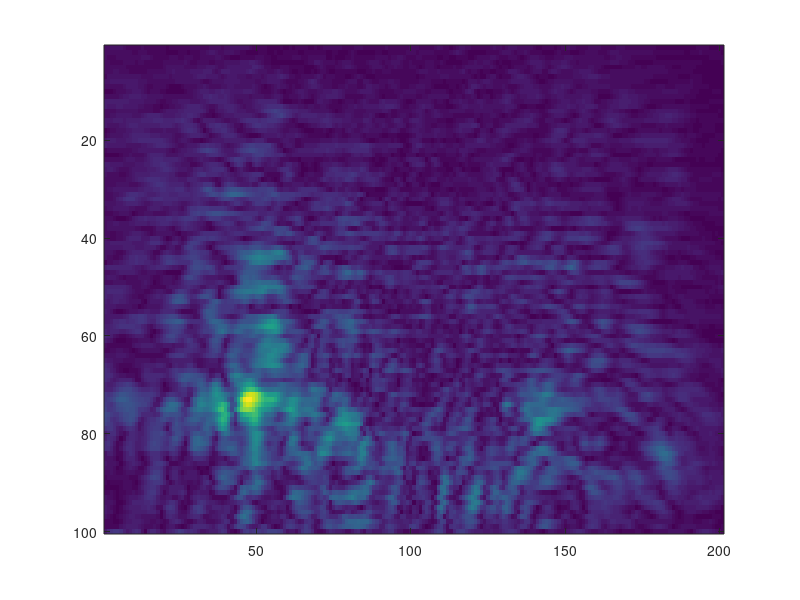

Reproduce this figure in MATLAB. (Note: this script raises an error after producing the figure.)
clear
close all
clc
tic;

%% load data

addpath('utils');
data=load('sardata.mat');data=data.sardata;
sarData=data.range_slice;figure;imagesc(abs(sarData));    %range slice echo
xyz=data.slice_xyz;                                       %dx dy and distance z0
params=data.params;

%% imaging parameters

dx=xyz.dx;
dy=xyz.dy;                        % Sampling interval at x,y axis in mm
z0=xyz.distance;                  %distance of radar and target at mm
f0=params.f0;                     % start frequency
c=params.c;                       % speed of light
fslope=params.fslope;             % Slope const (Hz/sec)
fs=params.fs;                     % Sampling rate (sps)
num_sample=params.num_sample;     % Number of sampling points at z axis
nFFTspace=params.nFFTspace;       % Number of FFT points for wave-domain

k = 2*pi*f0/c;                    %wave number
imSize =400;                      %image size at mm
amplitude=-40;                    % amplitude of [-40,0] dB after normalization

%% mask of different sparse sampling

[M,N]= size(sarData);mask=zeros(M,N);truncated_L=floor(N/2);
% uniform row undersample
% masknum=4;mask([1:masknum:M],:)=1;     

% 30% non-uniform row undersample
mask([1,3,10,12,16,20,25,26,30,32,36,39,44,48,50,52,57,61,66,68,70,72,75,79,82,84,87,88,93,97],:)=1;

%sarData=sarData.*mask;figure;imagesc(abs(sarData));     % mask
fprintf('percent=%.6f\n',nnz(sarData)/numel(sarData));  % percent
maxMod=max(abs(sarData(:)));sarData=sarData/maxMod;     %normalization

%% Truncated-DCT  (TD)

sarData=TD(sarData,truncated_L);
figure;imagesc(abs(sarData));

%% Matrix Completion  (TVecA/TCTA)

% proposed TVecA        
% R=80;   % pencil parameter
% mu=2;           %penalty parameter
% e_rank=R/4;     %e_rank
% K=30;           %iterations
% sarData=TVecA(sarData,R,mu,K,e_rank);

% proposed TCTA
% P=10;  % pencil parameter
% Q=P;            % pencil parameter
% mu=2;           %penalty parameter
% e_rank=P+Q;     %e_rank 
% K=30;           %iterations
% sarData=TCTA(sarData,P,Q,mu,K,e_rank);

figure;imagesc(abs(sarData));

%% zero-padding and IDCT(ITD)

sarData=ITD(sarData,N,truncated_L);
figure;imagesc(abs(sarData));

%% rma 2d imaging

rma_2d(dx,dy,k,z0,sarData,nFFTspace,amplitude,imSize); %imaging of one range slice 

elapsedTime = toc ;



